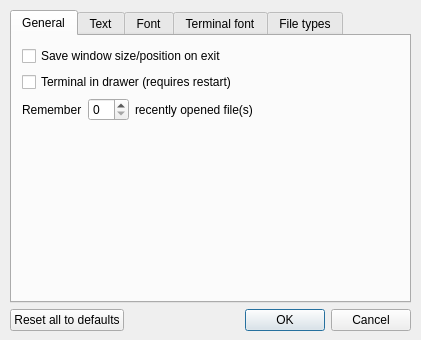
<ui version="4.0" >
 <class>QSciTEPrefs</class>
 <widget class="QDialog" name="QSciTEPrefs" >
  <property name="windowModality" >
   <enum>Qt::WindowModal</enum>
  </property>
  <property name="geometry" >
   <rect>
    <x>0</x>
    <y>0</y>
    <width>421</width>
    <height>340</height>
   </rect>
  </property>
  <property name="windowTitle" >
   <string>Preferences - QSciTE</string>
  </property>
  <widget class="QWidget" name="" >
   <property name="geometry" >
    <rect>
     <x>10</x>
     <y>10</y>
     <width>401</width>
     <height>321</height>
    </rect>
   </property>
   <layout class="QVBoxLayout" >
    <item>
     <widget class="QTabWidget" name="tabs" >
      <property name="tabShape" >
       <enum>QTabWidget::Rounded</enum>
      </property>
      <property name="currentIndex" >
       <number>0</number>
      </property>
      <widget class="QWidget" name="tabGeneral" >
       <attribute name="title" >
        <string>General</string>
       </attribute>
       <widget class="QWidget" name="layoutWidget" >
        <property name="geometry" >
         <rect>
          <x>10</x>
          <y>10</y>
          <width>371</width>
          <height>221</height>
         </rect>
        </property>
        <layout class="QVBoxLayout" >
         <item>
          <widget class="QCheckBox" name="cbSaveSize" >
           <property name="text" >
            <string>Save window size/position on exit</string>
           </property>
          </widget>
         </item>
         <item>
          <widget class="QCheckBox" name="cbTermDrawer" >
           <property name="text" >
            <string>Terminal in drawer (requires restart)</string>
           </property>
          </widget>
         </item>
         <item>
          <layout class="QHBoxLayout" >
           <item>
            <widget class="QLabel" name="lblRemember" >
             <property name="text" >
              <string>Remember</string>
             </property>
            </widget>
           </item>
           <item>
            <widget class="QSpinBox" name="sbRecentCount" >
             <property name="maximum" >
              <number>25</number>
             </property>
            </widget>
           </item>
           <item>
            <widget class="QLabel" name="lblRecentFiles" >
             <property name="sizePolicy" >
              <sizepolicy vsizetype="Preferred" hsizetype="MinimumExpanding" >
               <horstretch>0</horstretch>
               <verstretch>0</verstretch>
              </sizepolicy>
             </property>
             <property name="text" >
              <string>recently opened file(s)</string>
             </property>
            </widget>
           </item>
          </layout>
         </item>
         <item>
          <spacer>
           <property name="orientation" >
            <enum>Qt::Vertical</enum>
           </property>
           <property name="sizeHint" >
            <size>
             <width>20</width>
             <height>40</height>
            </size>
           </property>
          </spacer>
         </item>
        </layout>
       </widget>
      </widget>
      <widget class="QWidget" name="tabText" >
       <attribute name="title" >
        <string>Text</string>
       </attribute>
       <widget class="QWidget" name="layoutWidget" >
        <property name="geometry" >
         <rect>
          <x>10</x>
          <y>10</y>
          <width>371</width>
          <height>226</height>
         </rect>
        </property>
        <layout class="QVBoxLayout" >
         <item>
          <widget class="QLabel" name="lblForNew" >
           <property name="text" >
            <string>For newly opened documents:</string>
           </property>
          </widget>
         </item>
         <item>
          <widget class="QCheckBox" name="cbWrapMode" >
           <property name="text" >
            <string>Wrap long lines</string>
           </property>
          </widget>
         </item>
         <item>
          <layout class="QHBoxLayout" >
           <item>
            <widget class="QLabel" name="lblWrapMarkers" >
             <property name="text" >
              <string>Wrap indicators:</string>
             </property>
             <property name="buddy" >
              <cstring>cbxWrapMarkers</cstring>
             </property>
            </widget>
           </item>
           <item>
            <widget class="QComboBox" name="cbxWrapMarkers" >
             <property name="sizePolicy" >
              <sizepolicy vsizetype="Fixed" hsizetype="MinimumExpanding" >
               <horstretch>0</horstretch>
               <verstretch>0</verstretch>
              </sizepolicy>
             </property>
             <item>
              <property name="text" >
               <string>None</string>
              </property>
             </item>
             <item>
              <property name="text" >
               <string>Near text</string>
              </property>
             </item>
             <item>
              <property name="text" >
               <string>Near border</string>
              </property>
             </item>
            </widget>
           </item>
          </layout>
         </item>
         <item>
          <layout class="QHBoxLayout" >
           <item>
            <widget class="QCheckBox" name="cbLineNos" >
             <property name="text" >
              <string>Line numbers</string>
             </property>
            </widget>
           </item>
           <item>
            <widget class="QCheckBox" name="cbIndentGuides" >
             <property name="text" >
              <string>Indentation guides</string>
             </property>
            </widget>
           </item>
          </layout>
         </item>
         <item>
          <layout class="QHBoxLayout" >
           <item>
            <widget class="QLabel" name="lblUseTabs" >
             <property name="text" >
              <string>Indent using:</string>
             </property>
             <property name="buddy" >
              <cstring>cbxUseTabs</cstring>
             </property>
            </widget>
           </item>
           <item>
            <widget class="QComboBox" name="cbxUseTabs" >
             <property name="sizePolicy" >
              <sizepolicy vsizetype="Fixed" hsizetype="MinimumExpanding" >
               <horstretch>0</horstretch>
               <verstretch>0</verstretch>
              </sizepolicy>
             </property>
             <item>
              <property name="text" >
               <string>Spaces</string>
              </property>
             </item>
             <item>
              <property name="text" >
               <string>Tabs</string>
              </property>
             </item>
            </widget>
           </item>
          </layout>
         </item>
         <item>
          <layout class="QHBoxLayout" >
           <item>
            <widget class="QLabel" name="lblIndentSize" >
             <property name="text" >
              <string>Indent size:</string>
             </property>
             <property name="buddy" >
              <cstring>sbIndentSize</cstring>
             </property>
            </widget>
           </item>
           <item>
            <widget class="QSpinBox" name="sbIndentSize" >
             <property name="sizePolicy" >
              <sizepolicy vsizetype="Fixed" hsizetype="MinimumExpanding" >
               <horstretch>0</horstretch>
               <verstretch>0</verstretch>
              </sizepolicy>
             </property>
             <property name="minimum" >
              <number>1</number>
             </property>
            </widget>
           </item>
           <item>
            <widget class="QCheckBox" name="cbAutoIndent" >
             <property name="text" >
              <string>Auto indent</string>
             </property>
            </widget>
           </item>
          </layout>
         </item>
         <item>
          <layout class="QHBoxLayout" >
           <item>
            <widget class="QLabel" name="label" >
             <property name="text" >
              <string>Line endings:</string>
             </property>
            </widget>
           </item>
           <item>
            <widget class="QComboBox" name="cbxEOLMode" >
             <property name="sizePolicy" >
              <sizepolicy vsizetype="Fixed" hsizetype="MinimumExpanding" >
               <horstretch>0</horstretch>
               <verstretch>0</verstretch>
              </sizepolicy>
             </property>
             <item>
              <property name="text" >
               <string>CRLF (Windows)</string>
              </property>
             </item>
             <item>
              <property name="text" >
               <string>CR (Mac OS Classic)</string>
              </property>
             </item>
             <item>
              <property name="text" >
               <string>LF (Unix)</string>
              </property>
             </item>
            </widget>
           </item>
          </layout>
         </item>
        </layout>
       </widget>
      </widget>
      <widget class="QWidget" name="tabFonts" >
       <attribute name="title" >
        <string>Font</string>
       </attribute>
       <widget class="QWidget" name="layoutWidget" >
        <property name="geometry" >
         <rect>
          <x>10</x>
          <y>10</y>
          <width>371</width>
          <height>231</height>
         </rect>
        </property>
        <layout class="QVBoxLayout" >
         <property name="spacing" >
          <number>4</number>
         </property>
         <item>
          <layout class="QHBoxLayout" >
           <item>
            <widget class="QLabel" name="lblFont" >
             <property name="text" >
              <string>Family:</string>
             </property>
            </widget>
           </item>
           <item>
            <widget class="QFontComboBox" name="cbxTextFont" >
             <property name="sizePolicy" >
              <sizepolicy vsizetype="Fixed" hsizetype="MinimumExpanding" >
               <horstretch>0</horstretch>
               <verstretch>0</verstretch>
              </sizepolicy>
             </property>
            </widget>
           </item>
          </layout>
         </item>
         <item>
          <layout class="QHBoxLayout" >
           <item>
            <widget class="QLabel" name="lblPtSize" >
             <property name="text" >
              <string>Size:</string>
             </property>
            </widget>
           </item>
           <item>
            <widget class="QSpinBox" name="sbPtSize" >
             <property name="suffix" >
              <string> pt</string>
             </property>
             <property name="minimum" >
              <number>6</number>
             </property>
             <property name="maximum" >
              <number>128</number>
             </property>
             <property name="value" >
              <number>10</number>
             </property>
            </widget>
           </item>
           <item>
            <widget class="QSlider" name="slPtSize" >
             <property name="minimum" >
              <number>6</number>
             </property>
             <property name="maximum" >
              <number>128</number>
             </property>
             <property name="value" >
              <number>10</number>
             </property>
             <property name="orientation" >
              <enum>Qt::Horizontal</enum>
             </property>
             <property name="invertedAppearance" >
              <bool>false</bool>
             </property>
             <property name="invertedControls" >
              <bool>false</bool>
             </property>
             <property name="tickPosition" >
              <enum>QSlider::NoTicks</enum>
             </property>
            </widget>
           </item>
          </layout>
         </item>
         <item>
          <widget class="QGroupBox" name="gbColor" >
           <property name="sizePolicy" >
            <sizepolicy vsizetype="MinimumExpanding" hsizetype="Preferred" >
             <horstretch>0</horstretch>
             <verstretch>0</verstretch>
            </sizepolicy>
           </property>
           <property name="minimumSize" >
            <size>
             <width>0</width>
             <height>96</height>
            </size>
           </property>
           <property name="title" >
            <string>Plain text color:</string>
           </property>
           <widget class="QWidget" name="layoutWidget" >
            <property name="geometry" >
             <rect>
              <x>10</x>
              <y>25</y>
              <width>351</width>
              <height>66</height>
             </rect>
            </property>
            <layout class="QGridLayout" >
             <property name="rightMargin" >
              <number>10</number>
             </property>
             <item row="0" column="0" >
              <widget class="QLabel" name="lblFore" >
               <property name="text" >
                <string>Foreground:</string>
               </property>
              </widget>
             </item>
             <item row="0" column="1" >
              <widget class="QSpinBox" name="sbFgR" >
               <property name="buttonSymbols" >
                <enum>QAbstractSpinBox::UpDownArrows</enum>
               </property>
               <property name="prefix" >
                <string>R: </string>
               </property>
               <property name="maximum" >
                <number>255</number>
               </property>
              </widget>
             </item>
             <item row="0" column="2" >
              <widget class="QSpinBox" name="sbFgG" >
               <property name="buttonSymbols" >
                <enum>QAbstractSpinBox::UpDownArrows</enum>
               </property>
               <property name="prefix" >
                <string>G: </string>
               </property>
               <property name="maximum" >
                <number>255</number>
               </property>
              </widget>
             </item>
             <item row="0" column="3" >
              <widget class="QSpinBox" name="sbFgB" >
               <property name="buttonSymbols" >
                <enum>QAbstractSpinBox::UpDownArrows</enum>
               </property>
               <property name="prefix" >
                <string>B: </string>
               </property>
               <property name="maximum" >
                <number>255</number>
               </property>
              </widget>
             </item>
             <item row="1" column="0" >
              <widget class="QLabel" name="lblBack" >
               <property name="text" >
                <string>Background:</string>
               </property>
              </widget>
             </item>
             <item row="1" column="1" >
              <widget class="QSpinBox" name="sbBgR" >
               <property name="buttonSymbols" >
                <enum>QAbstractSpinBox::UpDownArrows</enum>
               </property>
               <property name="prefix" >
                <string>R: </string>
               </property>
               <property name="maximum" >
                <number>255</number>
               </property>
               <property name="value" >
                <number>255</number>
               </property>
              </widget>
             </item>
             <item row="1" column="2" >
              <widget class="QSpinBox" name="sbBgG" >
               <property name="buttonSymbols" >
                <enum>QAbstractSpinBox::UpDownArrows</enum>
               </property>
               <property name="prefix" >
                <string>G: </string>
               </property>
               <property name="maximum" >
                <number>255</number>
               </property>
               <property name="value" >
                <number>255</number>
               </property>
              </widget>
             </item>
             <item row="1" column="3" >
              <widget class="QSpinBox" name="sbBgB" >
               <property name="buttonSymbols" >
                <enum>QAbstractSpinBox::UpDownArrows</enum>
               </property>
               <property name="prefix" >
                <string>B: </string>
               </property>
               <property name="maximum" >
                <number>255</number>
               </property>
               <property name="value" >
                <number>255</number>
               </property>
              </widget>
             </item>
            </layout>
           </widget>
          </widget>
         </item>
         <item>
          <widget class="QLineEdit" name="txtPreview" >
           <property name="sizePolicy" >
            <sizepolicy vsizetype="MinimumExpanding" hsizetype="Expanding" >
             <horstretch>0</horstretch>
             <verstretch>0</verstretch>
            </sizepolicy>
           </property>
           <property name="text" >
            <string>Sample text</string>
           </property>
          </widget>
         </item>
        </layout>
       </widget>
      </widget>
      <widget class="QWidget" name="tabTerminal" >
       <attribute name="title" >
        <string>Terminal font</string>
       </attribute>
       <widget class="QWidget" name="layoutWidget" >
        <property name="geometry" >
         <rect>
          <x>10</x>
          <y>10</y>
          <width>371</width>
          <height>231</height>
         </rect>
        </property>
        <layout class="QVBoxLayout" >
         <property name="spacing" >
          <number>4</number>
         </property>
         <item>
          <layout class="QHBoxLayout" >
           <item>
            <widget class="QLabel" name="lblTermFont" >
             <property name="text" >
              <string>Family:</string>
             </property>
            </widget>
           </item>
           <item>
            <widget class="QFontComboBox" name="cbxTermFont" >
             <property name="sizePolicy" >
              <sizepolicy vsizetype="Fixed" hsizetype="MinimumExpanding" >
               <horstretch>0</horstretch>
               <verstretch>0</verstretch>
              </sizepolicy>
             </property>
            </widget>
           </item>
          </layout>
         </item>
         <item>
          <layout class="QHBoxLayout" >
           <item>
            <widget class="QLabel" name="lblTermSize" >
             <property name="text" >
              <string>Size:</string>
             </property>
            </widget>
           </item>
           <item>
            <widget class="QSpinBox" name="sbTermSize" >
             <property name="suffix" >
              <string> pt</string>
             </property>
             <property name="minimum" >
              <number>6</number>
             </property>
             <property name="maximum" >
              <number>128</number>
             </property>
             <property name="value" >
              <number>10</number>
             </property>
            </widget>
           </item>
           <item>
            <widget class="QSlider" name="slTermSize" >
             <property name="minimum" >
              <number>6</number>
             </property>
             <property name="maximum" >
              <number>128</number>
             </property>
             <property name="value" >
              <number>10</number>
             </property>
             <property name="orientation" >
              <enum>Qt::Horizontal</enum>
             </property>
             <property name="invertedAppearance" >
              <bool>false</bool>
             </property>
             <property name="invertedControls" >
              <bool>false</bool>
             </property>
             <property name="tickPosition" >
              <enum>QSlider::NoTicks</enum>
             </property>
            </widget>
           </item>
          </layout>
         </item>
         <item>
          <widget class="QGroupBox" name="gbTermColor" >
           <property name="sizePolicy" >
            <sizepolicy vsizetype="MinimumExpanding" hsizetype="Preferred" >
             <horstretch>0</horstretch>
             <verstretch>0</verstretch>
            </sizepolicy>
           </property>
           <property name="minimumSize" >
            <size>
             <width>0</width>
             <height>96</height>
            </size>
           </property>
           <property name="title" >
            <string>Plain text color:</string>
           </property>
           <widget class="QWidget" name="layoutWidget" >
            <property name="geometry" >
             <rect>
              <x>10</x>
              <y>25</y>
              <width>351</width>
              <height>66</height>
             </rect>
            </property>
            <layout class="QGridLayout" >
             <property name="rightMargin" >
              <number>10</number>
             </property>
             <item row="0" column="0" >
              <widget class="QLabel" name="lblTermFore" >
               <property name="text" >
                <string>Foreground:</string>
               </property>
              </widget>
             </item>
             <item row="0" column="1" >
              <widget class="QSpinBox" name="sbTermFgR" >
               <property name="buttonSymbols" >
                <enum>QAbstractSpinBox::UpDownArrows</enum>
               </property>
               <property name="prefix" >
                <string>R: </string>
               </property>
               <property name="maximum" >
                <number>255</number>
               </property>
              </widget>
             </item>
             <item row="0" column="2" >
              <widget class="QSpinBox" name="sbTermFgG" >
               <property name="buttonSymbols" >
                <enum>QAbstractSpinBox::UpDownArrows</enum>
               </property>
               <property name="prefix" >
                <string>G: </string>
               </property>
               <property name="maximum" >
                <number>255</number>
               </property>
              </widget>
             </item>
             <item row="0" column="3" >
              <widget class="QSpinBox" name="sbTermFgB" >
               <property name="buttonSymbols" >
                <enum>QAbstractSpinBox::UpDownArrows</enum>
               </property>
               <property name="prefix" >
                <string>B: </string>
               </property>
               <property name="maximum" >
                <number>255</number>
               </property>
              </widget>
             </item>
             <item row="1" column="0" >
              <widget class="QLabel" name="lblTermBack" >
               <property name="text" >
                <string>Background:</string>
               </property>
              </widget>
             </item>
             <item row="1" column="1" >
              <widget class="QSpinBox" name="sbTermBgR" >
               <property name="buttonSymbols" >
                <enum>QAbstractSpinBox::UpDownArrows</enum>
               </property>
               <property name="prefix" >
                <string>R: </string>
               </property>
               <property name="maximum" >
                <number>255</number>
               </property>
               <property name="value" >
                <number>255</number>
               </property>
              </widget>
             </item>
             <item row="1" column="2" >
              <widget class="QSpinBox" name="sbTermBgG" >
               <property name="buttonSymbols" >
                <enum>QAbstractSpinBox::UpDownArrows</enum>
               </property>
               <property name="prefix" >
                <string>G: </string>
               </property>
               <property name="maximum" >
                <number>255</number>
               </property>
               <property name="value" >
                <number>255</number>
               </property>
              </widget>
             </item>
             <item row="1" column="3" >
              <widget class="QSpinBox" name="sbTermBgB" >
               <property name="buttonSymbols" >
                <enum>QAbstractSpinBox::UpDownArrows</enum>
               </property>
               <property name="prefix" >
                <string>B: </string>
               </property>
               <property name="maximum" >
                <number>255</number>
               </property>
               <property name="value" >
                <number>255</number>
               </property>
              </widget>
             </item>
            </layout>
           </widget>
          </widget>
         </item>
         <item>
          <widget class="QLineEdit" name="txtTermPreview" >
           <property name="sizePolicy" >
            <sizepolicy vsizetype="MinimumExpanding" hsizetype="Expanding" >
             <horstretch>0</horstretch>
             <verstretch>0</verstretch>
            </sizepolicy>
           </property>
           <property name="text" >
            <string>Sample text</string>
           </property>
          </widget>
         </item>
        </layout>
       </widget>
      </widget>
      <widget class="QWidget" name="tabFileTypes" >
       <attribute name="title" >
        <string>File types</string>
       </attribute>
       <widget class="QWidget" name="layoutWidget" >
        <property name="geometry" >
         <rect>
          <x>10</x>
          <y>10</y>
          <width>371</width>
          <height>231</height>
         </rect>
        </property>
        <layout class="QGridLayout" >
         <item row="0" column="0" >
          <widget class="QLabel" name="lblTypes" >
           <property name="text" >
            <string>File types:</string>
           </property>
          </widget>
         </item>
         <item row="0" column="1" >
          <widget class="QLabel" name="lblExtns" >
           <property name="text" >
            <string>Extensions:</string>
           </property>
          </widget>
         </item>
         <item row="0" column="2" >
          <widget class="QLabel" name="lblMagic" >
           <property name="text" >
            <string>First line matches:</string>
           </property>
          </widget>
         </item>
         <item rowspan="2" row="1" column="0" >
          <widget class="QListWidget" name="lwTypes" />
         </item>
         <item row="1" column="1" >
          <widget class="QListWidget" name="lwExtns" />
         </item>
         <item row="1" column="2" >
          <widget class="QListWidget" name="lwMagic" />
         </item>
         <item row="2" column="1" >
          <layout class="QHBoxLayout" >
           <item>
            <widget class="QToolButton" name="btnAddExt" >
             <property name="text" >
              <string>+</string>
             </property>
            </widget>
           </item>
           <item>
            <widget class="QToolButton" name="btnDelExt" >
             <property name="text" >
              <string>-</string>
             </property>
            </widget>
           </item>
          </layout>
         </item>
         <item row="2" column="2" >
          <layout class="QHBoxLayout" >
           <item>
            <widget class="QToolButton" name="btnAddMagic" >
             <property name="text" >
              <string>+</string>
             </property>
            </widget>
           </item>
           <item>
            <widget class="QToolButton" name="btnDelMagic" >
             <property name="text" >
              <string>-</string>
             </property>
            </widget>
           </item>
          </layout>
         </item>
        </layout>
       </widget>
      </widget>
     </widget>
    </item>
    <item>
     <layout class="QHBoxLayout" >
      <item>
       <widget class="QPushButton" name="btnDefaults" >
        <property name="text" >
         <string>Reset all to defaults</string>
        </property>
       </widget>
      </item>
      <item>
       <spacer>
        <property name="orientation" >
         <enum>Qt::Horizontal</enum>
        </property>
        <property name="sizeHint" >
         <size>
          <width>40</width>
          <height>16</height>
         </size>
        </property>
       </spacer>
      </item>
      <item>
       <widget class="QDialogButtonBox" name="buttonBox" >
        <property name="orientation" >
         <enum>Qt::Horizontal</enum>
        </property>
        <property name="standardButtons" >
         <set>QDialogButtonBox::Cancel|QDialogButtonBox::NoButton|QDialogButtonBox::Ok</set>
        </property>
       </widget>
      </item>
     </layout>
    </item>
   </layout>
  </widget>
 </widget>
 <resources/>
 <connections>
  <connection>
   <sender>buttonBox</sender>
   <signal>accepted()</signal>
   <receiver>QSciTEPrefs</receiver>
   <slot>accept()</slot>
   <hints>
    <hint type="sourcelabel" >
     <x>389</x>
     <y>309</y>
    </hint>
    <hint type="destinationlabel" >
     <x>157</x>
     <y>274</y>
    </hint>
   </hints>
  </connection>
  <connection>
   <sender>buttonBox</sender>
   <signal>rejected()</signal>
   <receiver>QSciTEPrefs</receiver>
   <slot>reject()</slot>
   <hints>
    <hint type="sourcelabel" >
     <x>389</x>
     <y>309</y>
    </hint>
    <hint type="destinationlabel" >
     <x>286</x>
     <y>274</y>
    </hint>
   </hints>
  </connection>
  <connection>
   <sender>sbPtSize</sender>
   <signal>valueChanged(int)</signal>
   <receiver>slPtSize</receiver>
   <slot>setValue(int)</slot>
   <hints>
    <hint type="sourcelabel" >
     <x>270</x>
     <y>266</y>
    </hint>
    <hint type="destinationlabel" >
     <x>270</x>
     <y>266</y>
    </hint>
   </hints>
  </connection>
  <connection>
   <sender>slPtSize</sender>
   <signal>valueChanged(int)</signal>
   <receiver>sbPtSize</receiver>
   <slot>setValue(int)</slot>
   <hints>
    <hint type="sourcelabel" >
     <x>270</x>
     <y>266</y>
    </hint>
    <hint type="destinationlabel" >
     <x>270</x>
     <y>266</y>
    </hint>
   </hints>
  </connection>
  <connection>
   <sender>sbTermSize</sender>
   <signal>valueChanged(int)</signal>
   <receiver>slTermSize</receiver>
   <slot>setValue(int)</slot>
   <hints>
    <hint type="sourcelabel" >
     <x>319</x>
     <y>280</y>
    </hint>
    <hint type="destinationlabel" >
     <x>319</x>
     <y>280</y>
    </hint>
   </hints>
  </connection>
  <connection>
   <sender>slTermSize</sender>
   <signal>valueChanged(int)</signal>
   <receiver>sbTermSize</receiver>
   <slot>setValue(int)</slot>
   <hints>
    <hint type="sourcelabel" >
     <x>319</x>
     <y>280</y>
    </hint>
    <hint type="destinationlabel" >
     <x>319</x>
     <y>280</y>
    </hint>
   </hints>
  </connection>
 </connections>
</ui>
